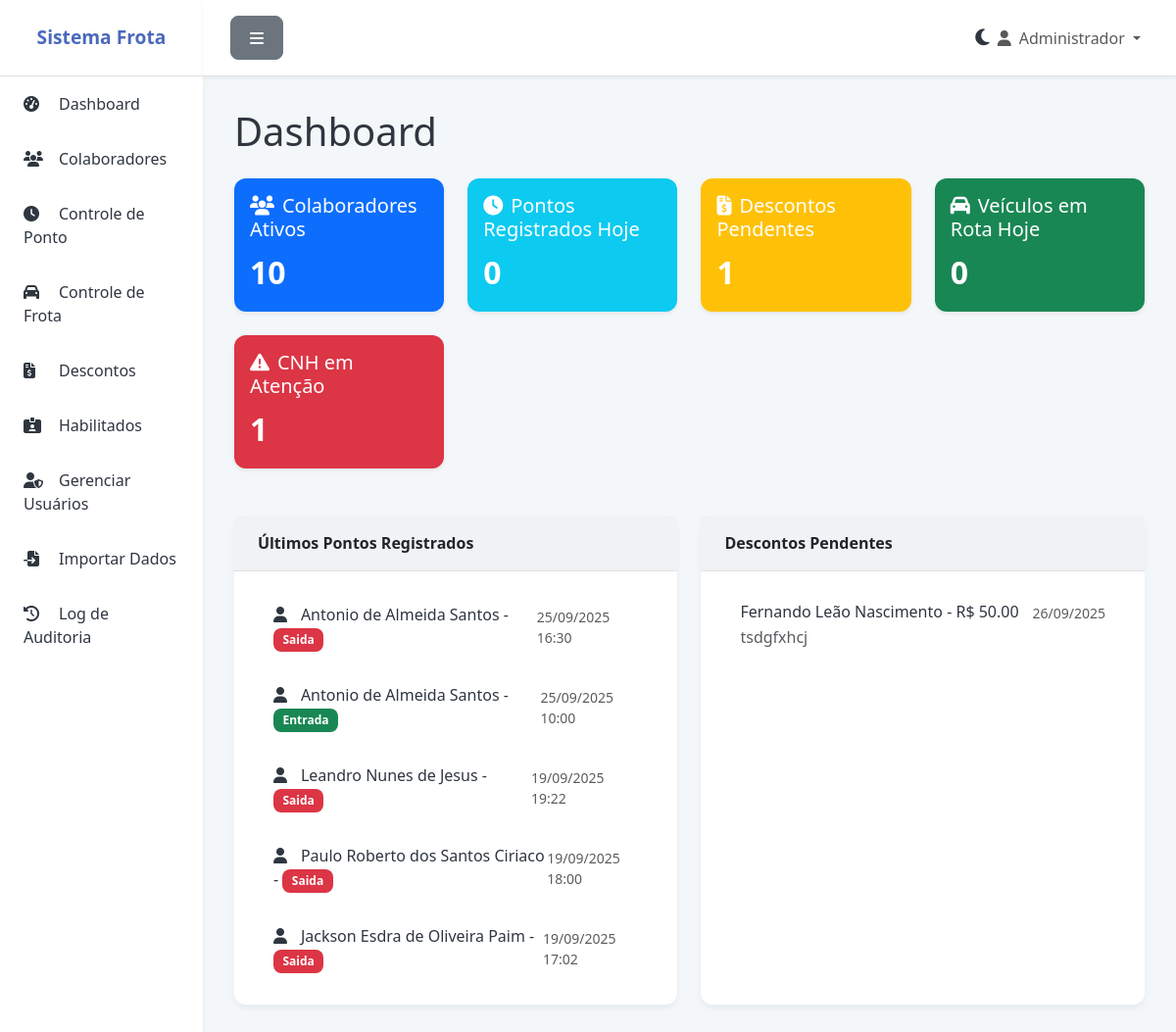
The page / (signed in) on the database as committed earlier.
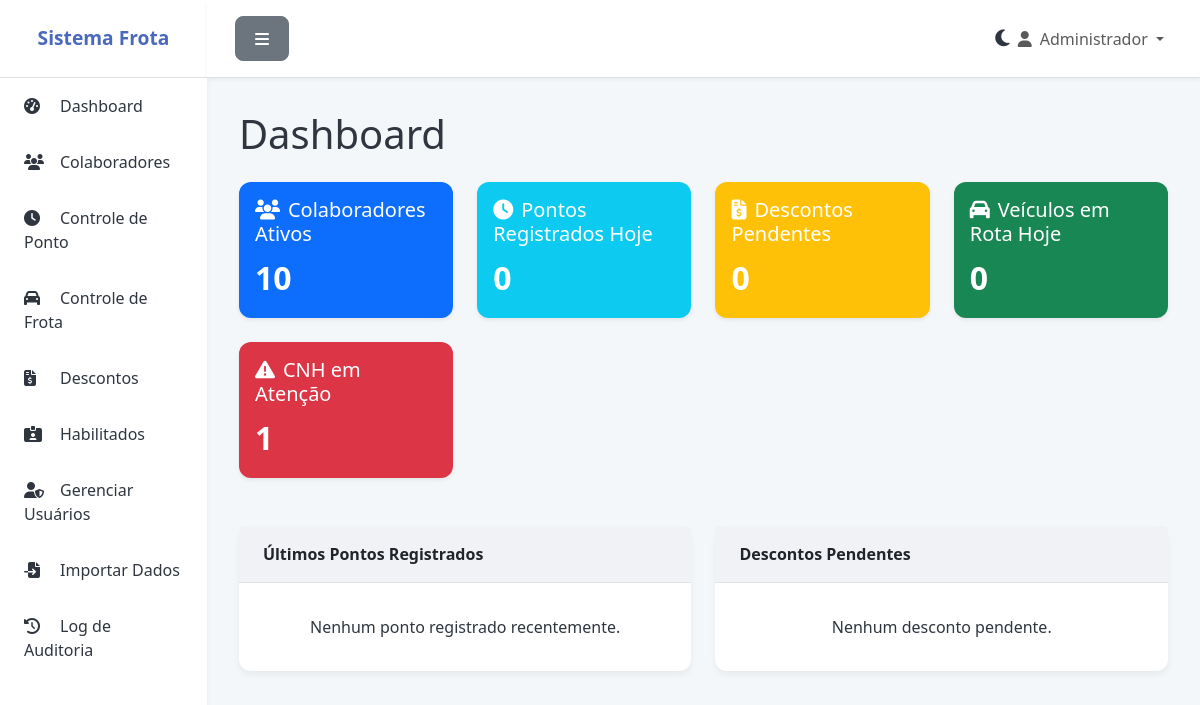
The same page on the database as committed later.
### app.py (models this page shows)
class Usuario(UserMixin, db.Model):
    id = db.Column(db.Integer, primary_key=True)
    username = db.Column(db.String(80), unique=True, nullable=False)
    password_hash = db.Column(db.String(200), nullable=False)
    nome = db.Column(db.String(100), nullable=False)
    email = db.Column(db.String(120), unique=True, nullable=False)
    ativo = db.Column(db.Boolean, default=True)
    criado_em = db.Column(db.DateTime, default=datetime.utcnow)

class Ponto(db.Model):
    id = db.Column(db.Integer, primary_key=True)
    colaborador_id = db.Column(db.Integer, db.ForeignKey('colaborador.id'), nullable=False)
    data_hora = db.Column(db.DateTime, nullable=False)
    tipo = db.Column(db.String(10), nullable=False)  # entrada ou saida
    observacao = db.Column(db.Text)
    extraordinario = db.Column(db.Boolean, default=False)
    criado_em = db.Column(db.DateTime, default=datetime.utcnow)

class Colaborador(db.Model):
    id = db.Column(db.Integer, primary_key=True)
    nome = db.Column(db.String(100), nullable=False)
    matricula = db.Column(db.String(50), unique=True, nullable=False)
    cpf = db.Column(db.String(14), unique=True)
    telefone = db.Column(db.String(20))
    email = db.Column(db.String(120))
    veiculo_vinculado = db.Column(db.String(20))
    ativo = db.Column(db.Boolean, default=True)
    vencimento_cnh = db.Column(db.Date)
    ultima_consulta = db.Column(db.Date)
    criado_em = db.Column(db.DateTime, default=datetime.utcnow)
    pontos = db.relationship('Ponto', backref='colaborador', lazy=True, cascade='all, delete-orphan')
    frotas = db.relationship('Frota', backref='motorista_obj', lazy=True)
    descontos = db.relationship('Desconto', backref='colaborador', lazy=True)

class Desconto(db.Model):
    id = db.Column(db.Integer, primary_key=True)
    colaborador_id = db.Column(db.Integer, db.ForeignKey('colaborador.id'), nullable=False)
    data = db.Column(db.Date, nullable=False)
    motivo = db.Column(db.Text, nullable=False)
    valor = db.Column(db.Float, nullable=False)
    status = db.Column(db.String(20), default='pendente')  # pendente, aprovado, descontado, cancelado
    frota_id = db.Column(db.Integer, db.ForeignKey('frota.id'))
    automatico = db.Column(db.Boolean, default=False)
    criado_em = db.Column(db.DateTime, default=datetime.utcnow)
    data_alteracao_status = db.Column(db.DateTime)
    motivo_alteracao_status = db.Column(db.Text)
    frota = db.relationship('Frota', backref='descontos')

### app.py (the view)
@app.route('/')
@login_required
def index():
    total_colaboradores = Colaborador.query.filter_by(ativo=True).count()
    total_pontos_hoje = Ponto.query.filter(
        db.func.date(Ponto.data_hora) == date.today()
    ).count()
    total_descontos_pendentes = Desconto.query.filter_by(status='pendente').count()
    total_frota_hoje = Frota.query.filter_by(data=date.today()).count()
    data_limite_consulta = date.today() - timedelta(days=180)
    data_vencimento_proximo = date.today() + timedelta(days=30)
    total_cnh_atencao = Colaborador.query.filter(
        (Colaborador.vencimento_cnh <= date.today()) |
        (Colaborador.ultima_consulta <= data_limite_consulta) |
        (Colaborador.vencimento_cnh <= data_vencimento_proximo)
    ).count()
    ultimos_pontos = Ponto.query.order_by(Ponto.data_hora.desc()).limit(5).all()
    ultimos_descontos = Desconto.query.filter_by(status='pendente').order_by(Desconto.criado_em.desc()).limit(5).all()
    return render_template('index.html',
                         total_colaboradores=total_colaboradores,
                         total_pontos_hoje=total_pontos_hoje,
                         total_descontos_pendentes=total_descontos_pendentes,
                         total_frota_hoje=total_frota_hoje,
                         total_cnh_atencao=total_cnh_atencao,
                         ultimos_pontos=ultimos_pontos,
                         ultimos_descontos=ultimos_descontos)

### app.py (called while the page is built, shortened)
@login_manager.user_loader
def load_user(user_id):
    return Usuario.query.get(int(user_id))

@app.before_request
def create_tables():
    db.create_all()

### templates/index.html (shortened to what this page needs)
{% extends "base.html" %}
{% block content %}
<h1 class="mb-4">Dashboard</h1>
<div class="row">
    <div class="col-md-3 mb-4">
        <div class="card bg-primary text-white h-100 shadow-sm">
            <div class="card-body">
                <h5 class="card-title"><i class="fas fa-users me-2"></i>Colaboradores Ativos</h5>
                <p class="card-text fs-2 fw-bold">{{ total_colaboradores }}</p>
            </div>
        </div>
    </div>
    <div class="col-md-3 mb-4">
        <div class="card bg-info text-white h-100 shadow-sm">
            <div class="card-body">
                <h5 class="card-title"><i class="fas fa-clock me-2"></i>Pontos Registrados Hoje</h5>
                <p class="card-text fs-2 fw-bold">{{ total_pontos_hoje }}</p>
            </div>
        </div>
    </div>
    <div class="col-md-3 mb-4">
        <div class="card bg-warning text-white h-100 shadow-sm">
            <div class="card-body">
                <h5 class="card-title"><i class="fas fa-file-invoice-dollar me-2"></i>Descontos Pendentes</h5>
                <p class="card-text fs-2 fw-bold">{{ total_descontos_pendentes }}</p>
            </div>
        </div>
    </div>
    <div class="col-md-3 mb-4">
        <div class="card bg-success text-white h-100 shadow-sm">
            <div class="card-body">
                <h5 class="card-title"><i class="fas fa-car me-2"></i>Veículos em Rota Hoje</h5>
                <p class="card-text fs-2 fw-bold">{{ total_frota_hoje }}</p>
            </div>
        </div>
    </div>
    <div class="col-md-3 mb-4">
        <div class="card bg-danger text-white h-100 shadow-sm">
            <div class="card-body">
                <h5 class="card-title"><i class="fas fa-exclamation-triangle me-2"></i>CNH em Atenção</h5>
                <p class="card-text fs-2 fw-bold">{{ total_cnh_atencao }}</p>
            </div>
        </div>
    </div>
</div>
<div class="row mt-4">
    <div class="col-md-6">
        <div class="card h-100">
            <div class="card-header">Últimos Pontos Registrados</div>
            <div class="card-body">
                <ul class="list-group list-group-flush">
                    {% for ponto in ultimos_pontos %}
                        <li class="list-group-item d-flex justify-content-between align-items-center">
                            <span>
                                <i class="fas fa-user me-2"></i>{{ ponto.colaborador.nome }} -
                                <span class="badge bg-{{ 'success' if ponto.tipo == 'entrada' else 'danger' }}">{{ ponto.tipo|capitalize }}</span>
                            </span>
                            <small class="text-muted">{{ ponto.data_hora.strftime('%d/%m/%Y %H:%M') }}</small>
                        </li>
                    {% else %}
                        <li class="list-group-item text-center text-muted">Nenhum ponto registrado recentemente.</li>
                    {% endfor %}
                </ul>
            </div>
        </div>
    </div>
    <div class="col-md-6">
        <div class="card h-100">
            <div class="card-header">Descontos Pendentes</div>
            <div class="card-body">
                <ul class="list-group list-group-flush">
                    {% for desconto in ultimos_descontos %}
                        <li class="list-group-item">
                            <div class="d-flex w-100 justify-content-between">
                                <h6 class="mb-1">{{ desconto.colaborador.nome }} - R$ {{ "%.2f"|format(desconto.valor) }}</h6>
                                <small class="text-muted">{{ desconto.data.strftime('%d/%m/%Y') }}</small>
                            </div>
                            <p class="mb-1 text-muted">{{ desconto.motivo }}</p>
                        </li>
                    {% else %}
                         <li class="list-group-item text-center text-muted">Nenhum desconto pendente.</li>
                    {% endfor %}
                </ul>
            </div>
        </div>
    </div>
</div>
{% endblock %}

### templates/base.html (shortened to what this page needs)
<!DOCTYPE html>
<html lang="pt-BR">
<head>
    <link href="https://cdn.jsdelivr.net/npm/bootstrap@5.3.3/dist/css/bootstrap.min.css" rel="stylesheet">
    <link rel="stylesheet" href="https://cdnjs.cloudflare.com/ajax/libs/font-awesome/6.5.1/css/all.min.css">
</head>
<body>
    <div class="d-flex" id="wrapper">
        <div id="sidebar-wrapper">
            <div class="sidebar-heading">Sistema Frota</div>
            <div class="list-group list-group-flush">
                <a href="{{ url_for('index') }}" class="list-group-item"><i class="fas fa-tachometer-alt"></i>Dashboard</a>
                <a href="{{ url_for('colaboradores') }}" class="list-group-item"><i class="fas fa-users"></i>Colaboradores</a>
                <a href="{{ url_for('pontos') }}" class="list-group-item"><i class="fas fa-clock"></i>Controle de Ponto</a>
                <a href="{{ url_for('frota') }}" class="list-group-item"><i class="fas fa-car"></i>Controle de Frota</a>
                <a href="{{ url_for('descontos') }}" class="list-group-item"><i class="fas fa-file-invoice-dollar"></i>Descontos</a>
                <a href="{{ url_for('habilitados') }}" class="list-group-item"><i class="fas fa-id-card-alt"></i>Habilitados</a>
                {% if current_user.username == 'admin' %}
                <a href="{{ url_for('usuarios') }}" class="list-group-item"><i class="fas fa-user-shield"></i>Gerenciar Usuários</a>
                <a href="{{ url_for('importar') }}" class="list-group-item"><i class="fas fa-file-import"></i>Importar Dados</a>
                <a href="{{ url_for('auditoria') }}" class="list-group-item"><i class="fas fa-history"></i>Log de Auditoria</a>
                {% endif %}
            </div>
        </div>
        <div id="page-content-wrapper">
            <nav class="navbar navbar-expand-lg navbar-light border-bottom">
                <div class="container-fluid">
                    <button class="btn btn-secondary" id="menu-toggle"><i class="fas fa-bars"></i></button>
                    <div class="collapse navbar-collapse" id="navbarSupportedContent">
                        <ul class="navbar-nav ms-auto mt-2 mt-lg-0">
                             <li class="nav-item d-flex align-items-center">
                                <span class="mode-toggle" id="mode-toggle">
                                    <i class="fas fa-moon"></i>
                                </span>
                             </li>
                             {% if current_user.is_authenticated %}
                            <li class="nav-item dropdown">
                                <a class="nav-link dropdown-toggle" href="#" id="navbarDropdown" role="button" data-bs-toggle="dropdown" aria-expanded="false">
                                    <i class="fas fa-user me-2"></i>{{ current_user.nome }}
                                </a>
                            </li>
                             {% endif %}
                        </ul>
                    </div>
                </div>
            </nav>
            <main class="container-fluid">
                {% block content %}{% endblock %}
            </main>
        </div>
        </div>
</body>
</html>

### templates/base.html (style rules this page uses)
:root { --primary-color: #4a69bd; --secondary-color: #8b9dc3; --success-color: #6c5ce7; --danger-color: #e84393; --warning-color: #fdcb6e; --info-color: #00cec9; --light-color: #f1f2f6; --dark-color: #2f3640; --background-color: #f4f7f9; --card-background: #ffffff; --sidebar-background: #ffffff; --sidebar-text: #2f3640; --header-background: #ffffff; }
body { background-color: var(--background-color); font-family: 'Segoe UI', Roboto, 'Helvetica Neue', Arial, sans-serif; color: var(--dark-color); transition: background-color 0.3s, color 0.3s; }
#wrapper { display: flex; }
#sidebar-wrapper { min-height: 100vh; width: 250px; background-color: var(--sidebar-background); box-shadow: 0 4px 6px rgba(0, 0, 0, 0.05); transition: all 0.3s ease; }
.sidebar-heading { padding: 1.5rem 1rem; font-size: 1.2rem; font-weight: bold; color: var(--primary-color); text-align: center; border-bottom: 1px solid #e0e0e0; }
.list-group-item { background-color: var(--sidebar-background) !important; color: var(--sidebar-text) !important; border: none; padding: 1rem 1.5rem; transition: background-color 0.3s, color 0.3s; border-radius: 0; }
.list-group-item i { width: 20px; margin-right: 1rem; }
#page-content-wrapper { flex-grow: 1; width: 100%; transition: all 0.3s ease; }
.navbar { background-color: var(--header-background) !important; border-bottom: 1px solid #e0e0e0; padding: 1rem; box-shadow: 0 2px 4px rgba(0, 0, 0, 0.05); transition: background-color 0.3s; }
main.container-fluid { padding: 2rem !important; }
.card { border: none; border-radius: 0.75rem; background-color: var(--card-background); box-shadow: 0 4px 6px rgba(0, 0, 0, 0.05); transition: transform 0.3s ease, background-color 0.3s; }
.card-header { background-color: var(--light-color); border-bottom: 1px solid #e0e0e0; font-weight: bold; padding: 1rem 1.5rem; border-top-left-radius: 0.75rem; border-top-right-radius: 0.75rem; transition: background-color 0.3s, border-bottom 0.3s; }
.btn { border-radius: 0.5rem; font-weight: 500; padding: 0.6rem 1.2rem; transition: background-color 0.3s, color 0.3s, border-color 0.3s; }
.mode-toggle { cursor: pointer; font-size: 1.2rem; margin-left: 1rem; color: var(--sidebar-text); }

Rows that differ between the two databases and show on the page:
removed Ponto: colaborador.nome "Antonio de Almeida Santos", tipo "Saida", data_hora "25/09/2025 16:30"
removed Ponto: colaborador.nome "Antonio de Almeida Santos", tipo "Entrada", data_hora "25/09/2025 10:00"
removed Ponto: colaborador.nome "Leandro Nunes de Jesus", tipo "Saida", data_hora "19/09/2025 19:22"
removed Ponto: colaborador.nome "Paulo Roberto dos Santos Ciriaco", tipo "Saida", data_hora "19/09/2025 18:00"
removed Ponto: colaborador.nome "Jackson Esdra de Oliveira Paim", tipo "Saida", data_hora "19/09/2025 17:02"
removed Desconto: colaborador.nome "Fernando Leão Nascimento", valor "50.00", data "26/09/2025", motivo "tsdgfxhcj"
Other text that changed with them:
{{ total_descontos_pendentes }}: "1" → "0"
text now shown: "Nenhum ponto registrado recentemente. Nenhum desconto pendente."
